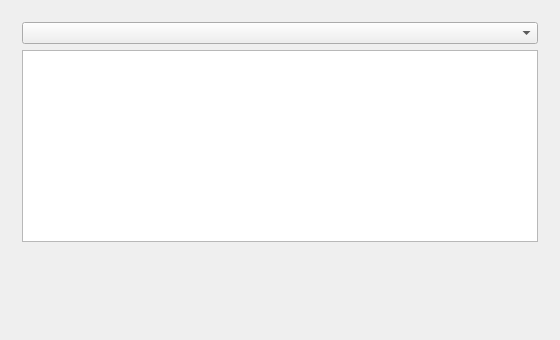
<?xml version="1.0" encoding="UTF-8"?>
<ui version="4.0"><class>Dialog</class><widget class="QDialog" name="Dialog"><property name="geometry"><rect><x>0</x><y>0</y><width>560</width><height>340</height></rect></property><property name="windowTitle"><string>#107 lists/192_list_wide</string></property><layout class="QVBoxLayout" name="verticalLayout"><property name="leftMargin"><number>11</number></property><property name="topMargin"><number>11</number></property><property name="rightMargin"><number>11</number></property><property name="bottomMargin"><number>11</number></property><property name="spacing"><number>6</number></property><item><layout class="QGridLayout" name="g"><property name="leftMargin"><number>11</number></property><property name="topMargin"><number>11</number></property><property name="rightMargin"><number>11</number></property><property name="bottomMargin"><number>11</number></property><property name="spacing"><number>6</number></property><item row="0" column="0" colspan="2"><widget class="QComboBox" name="c1"></widget></item><item row="1" column="0" colspan="2"><widget class="QListWidget" name="list"></widget></item></layout></item><item><spacer name="verticalSpacer"><property name="orientation"><enum>Qt::Orientation::Vertical</enum></property><property name="sizeHint" stdset="0"><size><width>40</width><height>20</height></size></property></spacer></item></layout></widget></ui>
